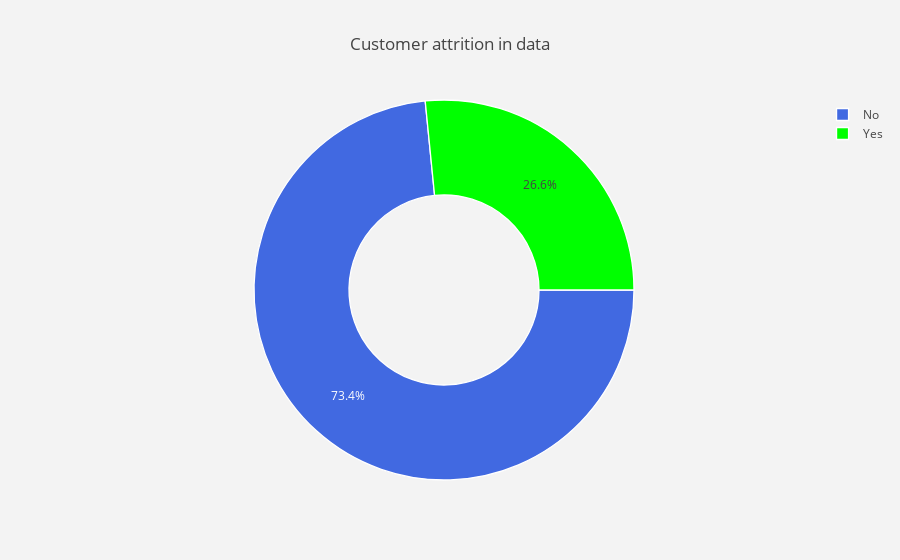

Source (notebook cell):
### Code cell
# DATA Analysis
#labels
lab = dataset["Churn"].value_counts().keys().tolist()
#values
val = dataset["Churn"].value_counts().values.tolist()

trace = go.Pie(labels = lab ,
               values = val ,
               marker = dict(colors =  [ 'royalblue' ,'lime'],
                             line = dict(color = "white",
                                         width =  1.3)
                            ),
               rotation = 90,
               hoverinfo = "label+value+text",
               hole = .5
              )
layout = go.Layout(dict(title = "Customer attrition in data",
                        plot_bgcolor  = "rgb(243,243,243)",
                        paper_bgcolor = "rgb(243,243,243)",
                       )
                  )

data = [trace]
fig = go.Figure(data = data,layout = layout)
py.iplot(fig)

### Figure 1 — Plotly figure (JSON) as saved in the notebook; plotly's stock layout.template omitted (floating-point values rounded to 4 significant figures)
{"data": [{"hole": 0.5, "hoverinfo": "label+value+text", "labels": ["No", "Yes"], "marker": {"colors": ["royalblue", "lime"], "line": {"color": "white", "width": 1.3}}, "rotation": 90, "type": "pie", "uid": "41bf4b5d-244f-4f66-951a-93c1a1a3912b", "values": [5163, 1869]}], "layout": {"paper_bgcolor": "rgb(243,243,243)", "plot_bgcolor": "rgb(243,243,243)", "title": {"text": "Customer attrition in data"}}}
